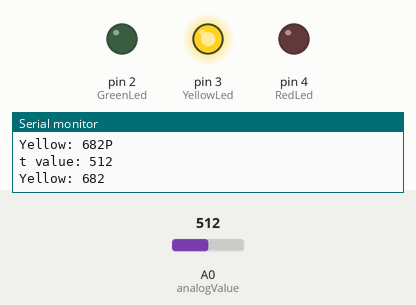
Recording of a sketch running on a simulated Arduino Uno, built with avr-gcc and run on an emulated ATmega328P. Shown: output pins drawn as LEDs (lit = HIGH), the last lines printed to the serial monitor. The test bench sets the inputs (shaded band); at power-on: A0 (analogValue) = 512.

Above: at 1.2 s.
1.3 s: A0 (analogValue) set to 354
4.3 s: A0 (analogValue) set to 331
At 5.5 s:
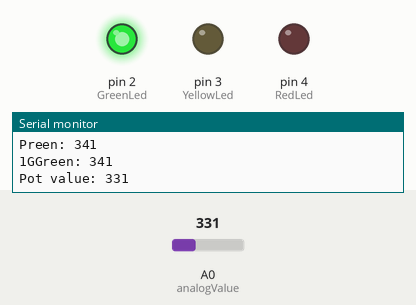
5.8 s: A0 (analogValue) set to 0
At 6.8 s:
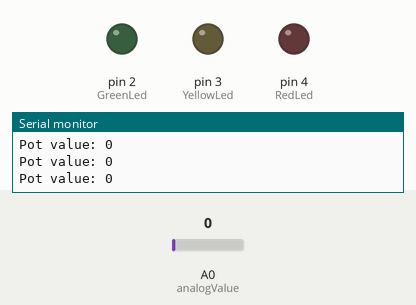
7.3 s: A0 (analogValue) set to 692
At 8.0 s:
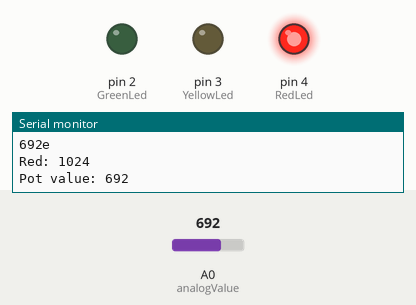
Timing chart, 0 to 9.8 s (numbered marks = the images above; inputs shaded):
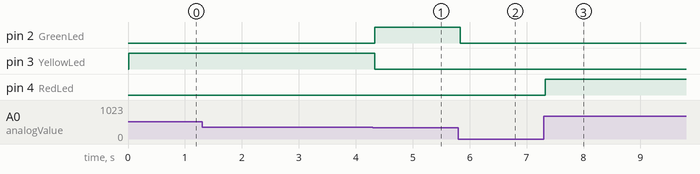

The sketch:

Practica1.ino
```cpp
//RTOS Practice 1
//Read signal from a potentiometer and turn on diferent led colours to identify each task
//Giancarlo Franco Carrillo A01638108 IRS

#include <Arduino_FreeRTOS.h>
#include <queue.h>
// define tasks functions names
void ADC_ReadTask( void *pvParameters );
void LedTask( void *pvParameters );
void Set_LedTask( void *pvParameters );
//define queues handles variables
QueueHandle_t PotValue;
QueueHandle_t Flag;
//Define semaphores
// #include <semphr.h>
//SemaphoreHandle_t semaphore name

//for identifying leds
#define GreenLed 2
#define YellowLed 3
#define RedLed 4
//for masks
#define LedsOff 0
#define GreenLed_MaxValue 341
#define YellowLed_MaxValue 682
#define RedLed_MaxValue 1024

void setup() {
  //initializing Serial plot for debugging
  Serial.begin(9600);
  //initializing tasks:
  xTaskCreate(
    ADC_ReadTask      // Function name
    ,  "DigitalRead"  // A name just for humans
    ,  128  // This stack size can be checked & adjusted by reading the Stack Highwater
    ,  NULL //Parameters for the task
    ,  2  // Priority
    ,  NULL ); //Task Handle

  xTaskCreate(
    LedTask         // Function name
    ,  "Leds" // A name just for humans
    ,  128  // Stack size
    ,  NULL //Parameters for the task
    ,  1  // Priority
    ,  NULL ); //Task Handle

      xTaskCreate(
    Set_LedTask       // Function name
    ,  "Set_Led"  // A name just for humans
    ,  128  // This stack size can be checked & adjusted by reading the Stack Highwater
    ,  NULL //Parameters for the task
    ,  2  // Priority, with 3 (configMAX_PRIORITIES - 1) being the highest, and 0 being the lowest.
    ,  NULL ); //Task Handle
    //initializing Queues
    PotValue = xQueueCreate( 10, sizeof( uint16_t ) );
    Flag = xQueueCreate( 10, sizeof( uint16_t ) );

    //initializing semaphores
    // Semaphores are useful to stop a Task proceeding, where it should be paused to wait,
    // because it is sharing a resource, such as the Serial port.
    // Semaphores should only be used whilst the scheduler is running, but we can set it up here.
//    if ( xSerialSemaphore == NULL )  // Check to confirm that the Serial Semaphore has not already been created.
//    {
//      xSerialSemaphore = xSemaphoreCreateMutex();  // Create a mutex semaphore we will use to manage the Serial Port
//      if ( ( xSerialSemaphore ) != NULL )
//        xSemaphoreGive( ( xSerialSemaphore ) );  // Make the Serial Port available for use, by "Giving" the Semaphore.
//    }

}

void loop() {
  // Empty. Things are done in Tasks.
}

void ADC_ReadTask(void *pvParameters){

  //variables
  uint16_t analogValue = 0;//potentiometer attached to pin A0 from arduino uno
  pinMode(analogValue, INPUT);
  uint16_t raw_value = 0;
  for(;;){

    raw_value=analogRead(analogValue);
    Serial.print("Pot value: ");
    Serial.println(raw_value);
    if(!xQueueSend(PotValue,&raw_value,100)){
      Serial.println("Value could not be sent");
    }
    vTaskDelay(10/portTICK_PERIOD_MS);//debounce
  }
}

void LedTask(void *pvParameters){

  uint16_t ledFlags;
  pinMode(GreenLed, OUTPUT);
  pinMode(YellowLed, OUTPUT);
  pinMode(RedLed, OUTPUT);
  for(;;)
  {
    if(!xQueueReceive(Flag,&ledFlags,1000)){
      Serial.println("Value not received");
    }
    else{
      //GREEN LED sequence
      if(ledFlags==GreenLed_MaxValue){
        digitalWrite(GreenLed, HIGH);
      }
      else{
        digitalWrite(GreenLed, LOW);
      }
      //YELLOW LED sequence
      if(ledFlags==YellowLed_MaxValue){
        digitalWrite(YellowLed, HIGH);
      }
      else{
        digitalWrite(YellowLed, LOW);
      }
      //RED LED sequence
      if(ledFlags==RedLed_MaxValue){
        digitalWrite(RedLed, HIGH);
      }
      else{
        digitalWrite(RedLed, LOW);
      }
    }
    vTaskDelay(10/portTICK_PERIOD_MS);
  }
}

void Set_LedTask(void *pvParameters){

  uint16_t analogValue;
  uint16_t ledFlags;
  for(;;)
  {
    if(!xQueueReceive(PotValue,&analogValue,1000)){
      Serial.println("Value not received");
    }
    else{
      //set active led application
      if(analogValue<GreenLed_MaxValue && analogValue>0){
        ledFlags = GreenLed_MaxValue;
        Serial.print("Green: ");
        Serial.println(ledFlags);
      }
      else if(analogValue<YellowLed_MaxValue && analogValue>0){
        ledFlags = YellowLed_MaxValue;
        Serial.print("Yellow: ");
        Serial.println(ledFlags);
      }
      else if(analogValue<RedLed_MaxValue && analogValue>0){
        ledFlags = RedLed_MaxValue;
        Serial.print("Red: ");
        Serial.println(ledFlags);
      }
      else{
        ledFlags = LedsOff;
      }
      if(!xQueueSend(Flag,&ledFlags,1000)){
        Serial.println(ledFlags);
      }
    }
    vTaskDelay(10/portTICK_PERIOD_MS);
  }
}
```

Measured:
- the behaviour switches between 341 and 340 on A0 (analogValue) (found by bisection; images 0 and 1)
- after the input at 4.3 s, pin 2 (GreenLed): LOW → HIGH at once; pin 3 (YellowLed): HIGH → LOW at once
- after the input at 5.8 s, pin 2 (GreenLed): HIGH → LOW at once
- after the input at 7.3 s, pin 4 (RedLed): LOW → HIGH at once
